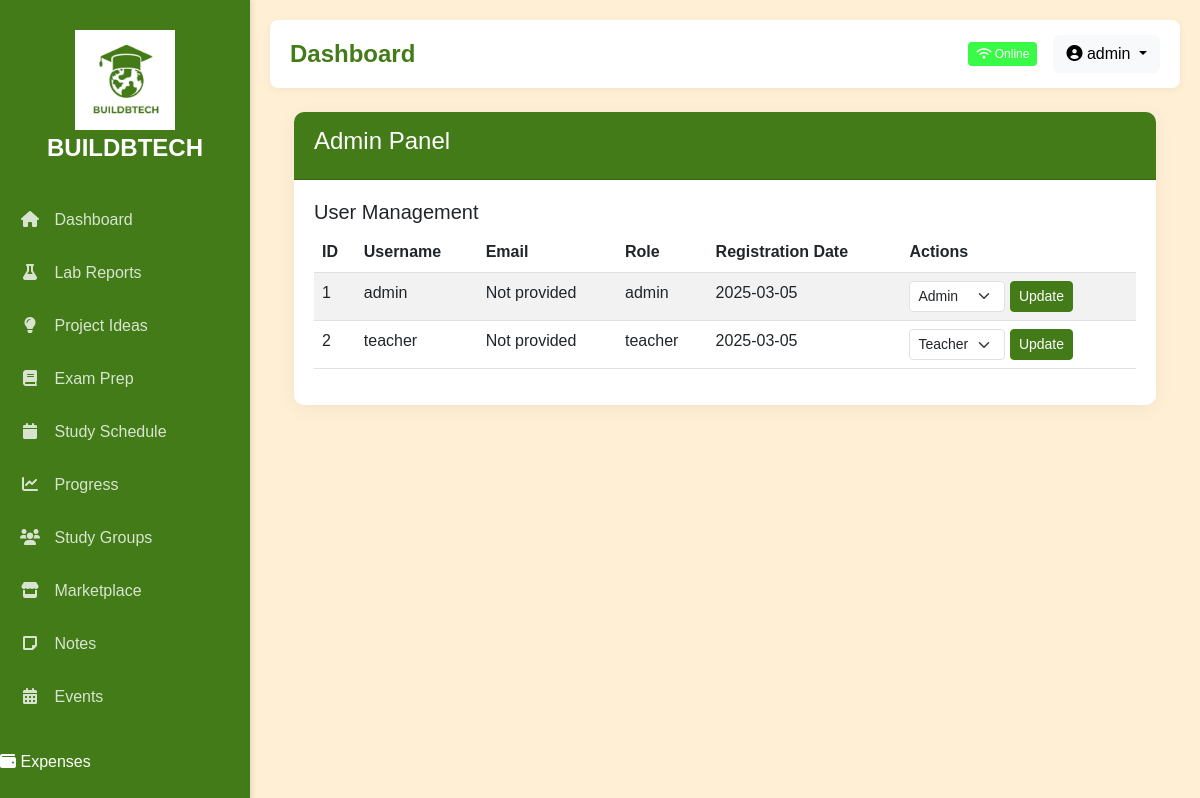
Page /admin (signed in) on the earlier database version.
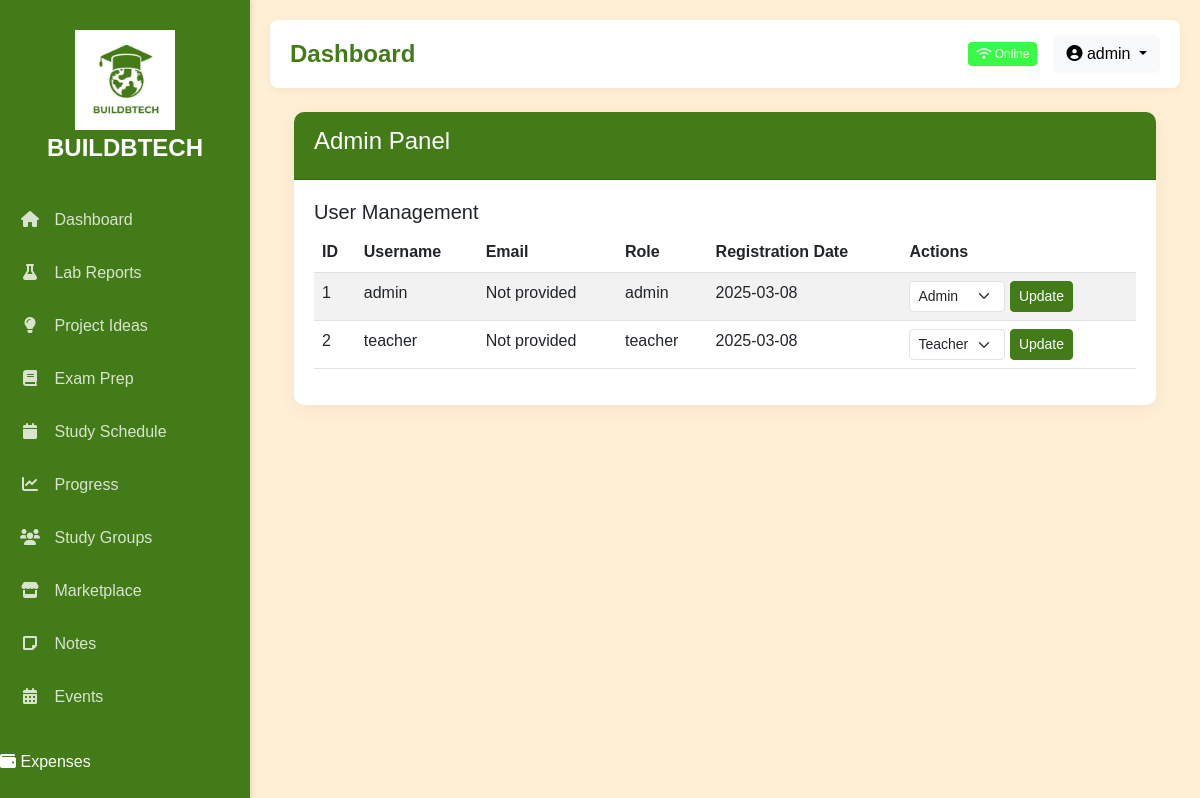
Same page on the later database version.
### app.py (models this page shows)
class User(UserMixin, db.Model):
    id = db.Column(db.Integer, primary_key=True)
    username = db.Column(db.String(100), unique=True, nullable=False)
    password = db.Column(db.String(256), nullable=False)
    email = db.Column(db.String(100), nullable=True)
    role = db.Column(db.String(20), default='student')  # 'student', 'teacher', 'admin'
    profile_completed = db.Column(db.Boolean, default=False)
    created_at = db.Column(db.DateTime, default=db.func.current_timestamp())
    lab_reports = db.relationship('LabReport', backref='author', lazy=True)
    projects = db.relationship('Project', backref='owner', lazy=True)
    study_plans = db.relationship('StudyPlan', backref='user', lazy=True)
    expenses = db.relationship('Expense', backref='user', lazy=True)
    events = db.relationship('Event', backref='participants', lazy=True)
    notes = db.relationship('Note', backref='author', lazy=True)
    def is_admin(self):
        return self.role == 'admin'
    def is_teacher(self):
        return self.role == 'teacher' or self.role == 'admin'

### app.py (the view)
@app.route('/admin')
@login_required
def admin_panel():
    if not current_user.is_admin():
        flash('Access denied: Admin privileges required')
        return redirect(url_for('index'))
    users = User.query.all()
    return render_template('features/admin_panel.html', users=users)

### app.py (called while the page is built)
@login_manager.user_loader
def load_user(user_id):
    return User.query.get(int(user_id))

### templates/features/admin_panel.html (shortened to what this page needs)
{% extends 'base.html' %}
{% block content %}
<div class="container mt-4">
    <div class="row">
        <div class="col-12">
            <div class="card">
                <div class="card-header">
                    <h4>Admin Panel</h4>
                </div>
                <div class="card-body">
                    <h5>User Management</h5>
                    <div class="table-responsive">
                        <table class="table table-striped">
                            <thead>
                                <tr>
                                    <th>ID</th>
                                    <th>Username</th>
                                    <th>Email</th>
                                    <th>Role</th>
                                    <th>Registration Date</th>
                                    <th>Actions</th>
                                </tr>
                            </thead>
                            <tbody>
                                {% for user in users %}
                                <tr>
                                    <td>{{ user.id }}</td>
                                    <td>{{ user.username }}</td>
                                    <td>{{ user.email or 'Not provided' }}</td>
                                    <td>{{ user.role }}</td>
                                    <td>{{ user.created_at.strftime('%Y-%m-%d') }}</td>
                                    <td>
                                        <form action="{{ url_for('update_user_role', user_id=user.id) }}" method="post" class="d-inline">
                                            <select name="role" class="form-select form-select-sm d-inline w-auto">
                                                <option value="teacher" {% if user.role == 'teacher' %}selected{% endif %}>Teacher</option>
                                                <option value="admin" {% if user.role == 'admin' %}selected{% endif %}>Admin</option>
                                            </select>
                                            <button type="submit" class="btn btn-primary btn-sm">Update</button>
                                        </form>
                                    </td>
                                </tr>
                                {% endfor %}
                            </tbody>
                        </table>
                    </div>
                </div>
            </div>
        </div>
    </div>
</div>
{% endblock %}

### templates/base.html (shortened to what this page needs)
<!DOCTYPE html>
<html lang="en">
<head>
    <link href="https://cdn.jsdelivr.net/npm/bootstrap@5.3.0/dist/css/bootstrap.min.css" rel="stylesheet">
    <link rel="stylesheet" href="https://cdnjs.cloudflare.com/ajax/libs/font-awesome/6.0.0/css/all.min.css">
</head>
<body>
    <div class="sidebar" id="sidebar">
        <div class="logo">
            <img src="{{ url_for('static', filename='images/logo.ico') }}" alt="BUILDBTECH" style="max-width: 100%; max-height: 100px;">
            <span>BUILDBTECH</span>
        </div>
        <ul class="nav flex-column">
            <li>
                <a href="{{ url_for('index') }}" class="{{ 'active' if request.path == url_for('index') }}">
                    <i class="fas fa-home"></i> <span>Dashboard</span>
                </a>
            </li>
            <li>
                <a href="{{ url_for('lab_reports') }}" class="{{ 'active' if 'lab-reports' in request.path }}">
                    <i class="fas fa-flask"></i> <span>Lab Reports</span>
                </a>
            </li>
            <li>
                <a href="{{ url_for('project_ideas') }}" class="{{ 'active' if 'project-ideas' in request.path }}">
                    <i class="fas fa-lightbulb"></i> <span>Project Ideas</span>
                </a>
            </li>
            <li>
                <a href="{{ url_for('exam_prep') }}" class="{{ 'active' if 'exam-prep' in request.path }}">
                    <i class="fas fa-book"></i> <span>Exam Prep</span>
                </a>
            </li>
            <li>
                <a href="{{ url_for('schedule') }}" class="{{ 'active' if 'schedule' in request.path }}">
                    <i class="fas fa-calendar"></i> <span>Study Schedule</span>
                </a>
            </li>
            <li>
                <a href="{{ url_for('progress') }}" class="{{ 'active' if 'progress' in request.path }}">
                    <i class="fas fa-chart-line"></i> <span>Progress</span>
                </a>
            </li>
            <li>
                <a href="{{ url_for('study_groups') }}" class="{{ 'active' if 'study-groups' in request.path }}">
                    <i class="fas fa-users"></i> <span>Study Groups</span>
                </a>
            </li>
            <li>
                <a href="{{ url_for('marketplace') }}" class="{{ 'active' if 'marketplace' in request.path }}">
                    <i class="fas fa-store"></i> <span>Marketplace</span>
                </a>
            </li>
            <li>
                <a href="{{ url_for('notes') }}" class="{{ 'active' if 'notes' in request.path }}">
                    <i class="fas fa-sticky-note"></i> <span>Notes</span>
                </a>
            </li>
            <li>
                <a href="{{ url_for('events') }}" class="{{ 'active' if 'events' in request.path }}">
                    <i class="fas fa-calendar-alt"></i> <span>Events</span>
                </a>
            </li>
            <li>
                <a href="{{ url_for('expense_tracker') }}" class="{{ 'active' if 'expense-tracker' in request.path }}"></a>
                    <i class="fas fa-wallet"></i> <span>Expenses</span>
            </li>
        </ul>
    </div>
    <div class="content-container" id="content">
        <div class="top-bar">
            <div>
                <h1>{% block page_title %}Dashboard{% endblock %}</h1>
            </div>
            <div class="d-flex align-items-center">
                <span id="connection-status" class="online-badge me-3">
                </span>
                <div class="user-dropdown">
                    <div class="dropdown">
                        <button class="btn btn-light dropdown-toggle" type="button" id="userDropdown" data-bs-toggle="dropdown" aria-expanded="false">
                            <i class="fas fa-user-circle"></i> {{ current_user.username }}
                        </button>
                    </div>
                </div>
            </div>
        </div>
        <div class="container-fluid">
            {% block content %}{% endblock %}
        </div>
    </div>
</body>
</html>

### templates/base.html (style rules this page uses)
:root { --primary-color: rgb(66, 123, 23); --secondary-color: #5fff47; --accent-color: #ffdab9; --text-color: rgb(66, 123, 23); --background-color: #ffefd5; --sidebar-width: 250px; }
body { font-family: 'Comic Sans MS', cursive, sans-serif; background-color: var(--background-color); color: var(--text-color); min-height: 100vh; }
.sidebar { position: fixed; top: 0; left: 0; height: 100vh; width: var(--sidebar-width); background: var(--primary-color); color: white; padding-top: 20px; z-index: 1000; transition: all 0.3s; box-shadow: 2px 0 5px rgba(0,0,0,0.1); }
.sidebar .logo { padding: 10px 15px; margin-bottom: 20px; font-size: 24px; font-weight: bold; text-align: center; }
.sidebar ul.nav { padding: 0; list-style: none; }
.sidebar ul.nav li { padding: 0; margin-bottom: 5px; }
.sidebar ul.nav li a { padding: 12px 20px; color: rgba(255,255,255,0.8); display: block; text-decoration: none; transition: all 0.3s; font-size: 16px; }
.sidebar ul.nav li a i { margin-right: 10px; width: 20px; text-align: center; }
.content-container { margin-left: var(--sidebar-width); padding: 20px; transition: all 0.3s; min-height: 100vh; }
.top-bar { background: white; padding: 15px 20px; margin-bottom: 20px; border-radius: 8px; box-shadow: 0 2px 10px rgba(0,0,0,0.05); display: flex; justify-content: space-between; align-items: center; }
.top-bar h1 { margin: 0; font-size: 24px; font-weight: 600; }
.user-dropdown { position: relative; }
.card { border: none; border-radius: 10px; box-shadow: 0 4px 20px rgba(0,0,0,0.05); margin-bottom: 20px; transition: transform 0.3s; }
.card-header { background-color: var(--primary-color); color: white; border-radius: 10px 10px 0 0 !important; padding: 15px 20px; font-weight: 600; }
.card-body { padding: 20px; }
.btn-primary { background-color: var(--primary-color); border-color: var(--primary-color); }
.online-badge { background-color: #39fa46; color: white; padding: 3px 8px; border-radius: 4px; font-size: 12px; }

Differences in the rows shown:
changed User "admin": created_at "2025-03-05" → "2025-03-08"
changed User "teacher": created_at "2025-03-05" → "2025-03-08"
